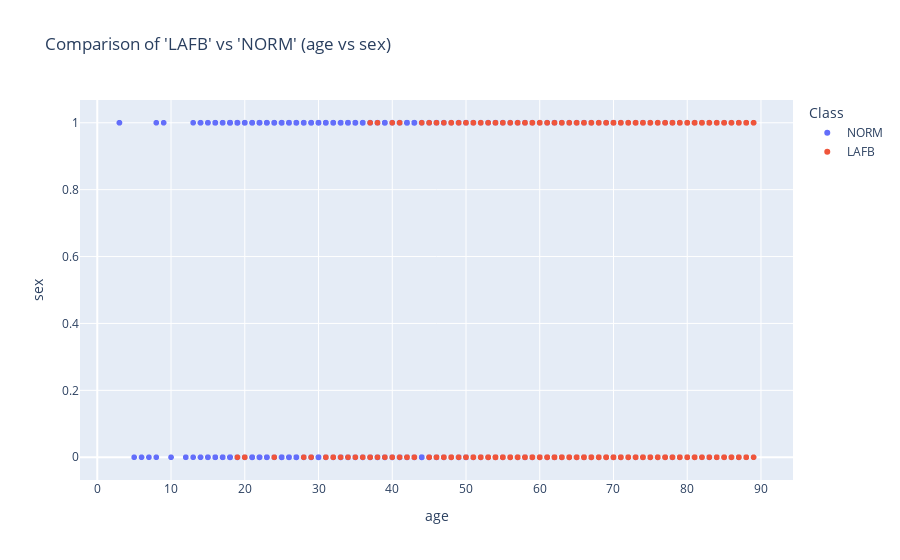
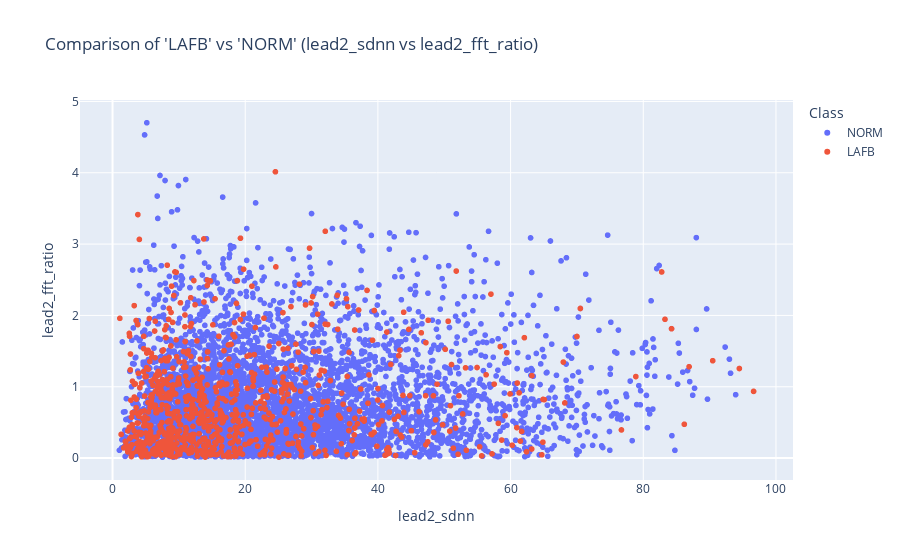

Notebook source saved alongside these figures, in order:
### Code cell
# Define the key heart disease classes to focus on
key_classes = ['LAFB', 'NORM']  # ISC_ IRBBB, ABQRS, ISCAL, ANEUR

# Filter the expanded DataFrame to keep only the selected classes
filtered_df = expanded_df[expanded_df['Class'].isin(key_classes)]

# Separate out the "NORM" class for comparison
norm_df = filtered_df[filtered_df['Class'] == 'NORM']

# Loop through each selected class and compare it to "NORM"
for current_class in key_classes:
    if current_class == 'NORM':  # Skip "NORM" itself
        continue
    
    # Filter for the current class to compare with "NORM"
    class_df = filtered_df[filtered_df['Class'] == current_class]
    
    # Combine norm_df and class_df for plotting
    compare_df = pd.concat([norm_df, class_df])
    
    # Generate scatter plots for chosen feature pairs
    for x_axis_data, y_axis_data in [('age', 'sex'), ('lead2_sdnn', 'lead2_fft_ratio')]: # hr_mean	sdnn	rmssd	pnn20	fft_ratio	sd_ratio
        title = f"Comparison of '{current_class}' vs 'NORM' ({x_axis_data} vs {y_axis_data})"
        fig = px.scatter(
            compare_df, x=x_axis_data, y=y_axis_data, color='Class',
            title=title
        )
        fig.show()

### Figure 1 — Plotly figure (JSON) as saved in the notebook; plotly's stock layout.template omitted (floating-point values rounded to 4 significant figures; data arrays with more than 128 entries replaced by an {"elided": "..."} marker saying what was removed)
{"data": [{"hovertemplate": "Class=NORM<br>age=%{x}<br>sex=%{y}<extra></extra>", "legendgroup": "NORM", "marker": {"color": "#636efa", "symbol": "circle"}, "mode": "markers", "name": "NORM", "showlegend": true, "type": "scattergl", "x": {"elided": "4862 int values"}, "xaxis": "x", "y": {"elided": "4862 int values"}, "yaxis": "y"}, {"hovertemplate": "Class=LAFB<br>age=%{x}<br>sex=%{y}<extra></extra>", "legendgroup": "LAFB", "marker": {"color": "#EF553B", "symbol": "circle"}, "mode": "markers", "name": "LAFB", "showlegend": true, "type": "scattergl", "x": {"elided": "849 int values"}, "xaxis": "x", "y": {"elided": "849 int values"}, "yaxis": "y"}], "layout": {"legend": {"title": {"text": "Class"}, "tracegroupgap": 0}, "title": {"text": "Comparison of 'LAFB' vs 'NORM' (age vs sex)"}, "xaxis": {"anchor": "y", "domain": [0, 1], "title": {"text": "age"}}, "yaxis": {"anchor": "x", "domain": [0, 1], "title": {"text": "sex"}}}}

### Figure 2 — Plotly figure (JSON) as saved in the notebook; plotly's stock layout.template omitted (floating-point values rounded to 4 significant figures; data arrays with more than 128 entries replaced by an {"elided": "..."} marker saying what was removed)
{"data": [{"hovertemplate": "Class=NORM<br>lead2_sdnn=%{x}<br>lead2_fft_ratio=%{y}<extra></extra>", "legendgroup": "NORM", "marker": {"color": "#636efa", "symbol": "circle"}, "mode": "markers", "name": "NORM", "showlegend": true, "type": "scattergl", "x": {"elided": "4862 float values"}, "xaxis": "x", "y": {"elided": "4862 float values"}, "yaxis": "y"}, {"hovertemplate": "Class=LAFB<br>lead2_sdnn=%{x}<br>lead2_fft_ratio=%{y}<extra></extra>", "legendgroup": "LAFB", "marker": {"color": "#EF553B", "symbol": "circle"}, "mode": "markers", "name": "LAFB", "showlegend": true, "type": "scattergl", "x": {"elided": "849 float values"}, "xaxis": "x", "y": {"elided": "849 float values"}, "yaxis": "y"}], "layout": {"legend": {"title": {"text": "Class"}, "tracegroupgap": 0}, "title": {"text": "Comparison of 'LAFB' vs 'NORM' (lead2_sdnn vs lead2_fft_ratio)"}, "xaxis": {"anchor": "y", "domain": [0, 1], "title": {"text": "lead2_sdnn"}}, "yaxis": {"anchor": "x", "domain": [0, 1], "title": {"text": "lead2_fft_ratio"}}}}
